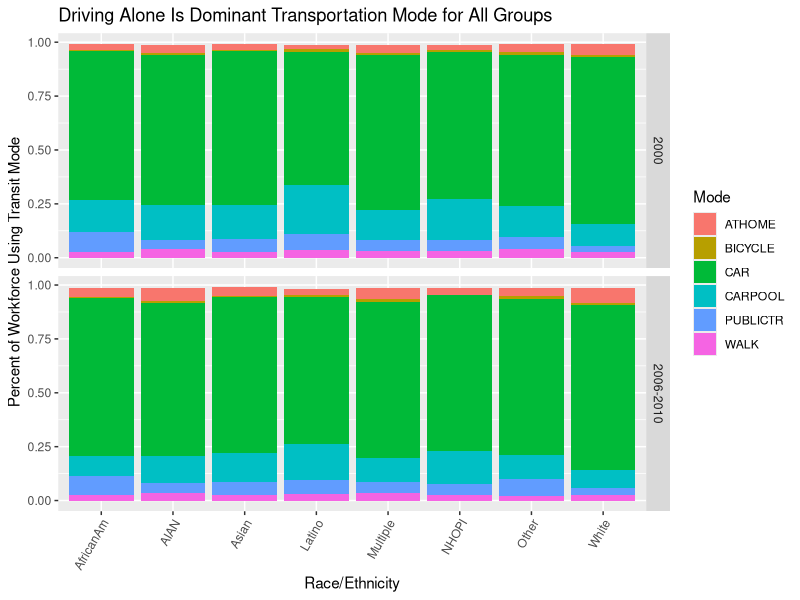
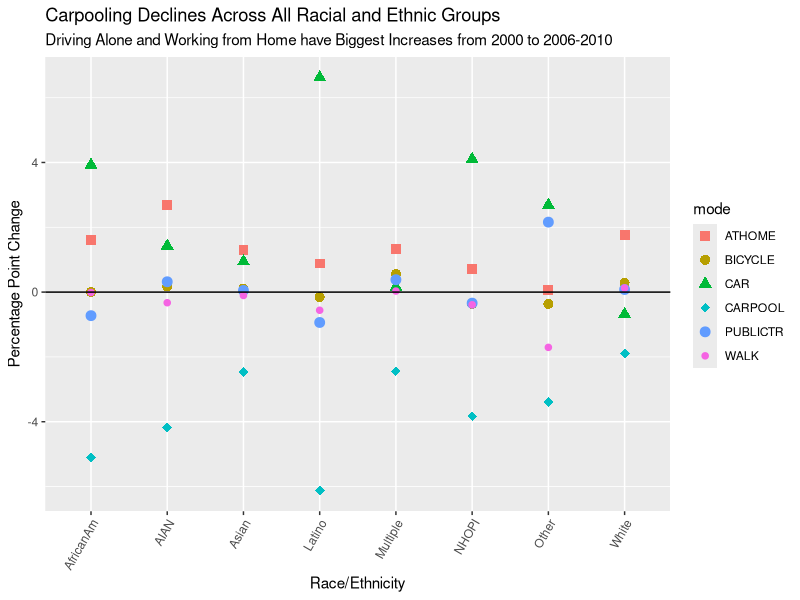
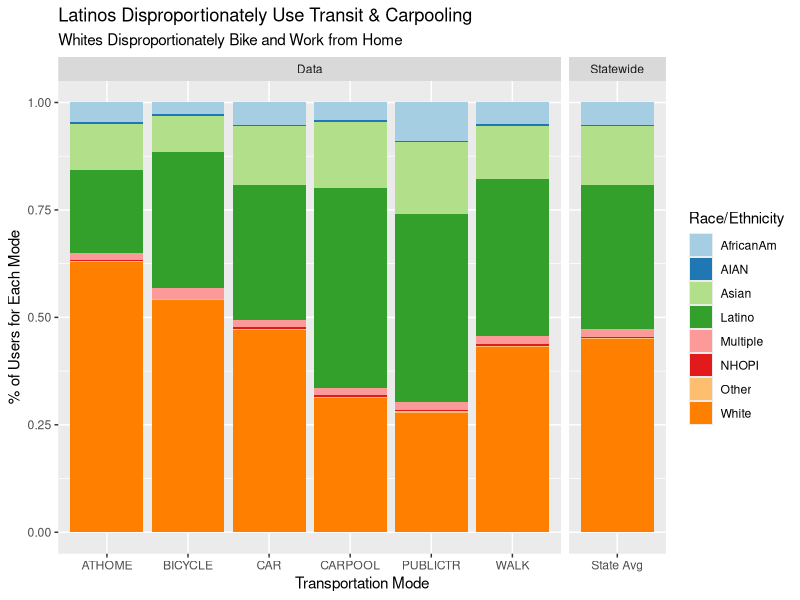
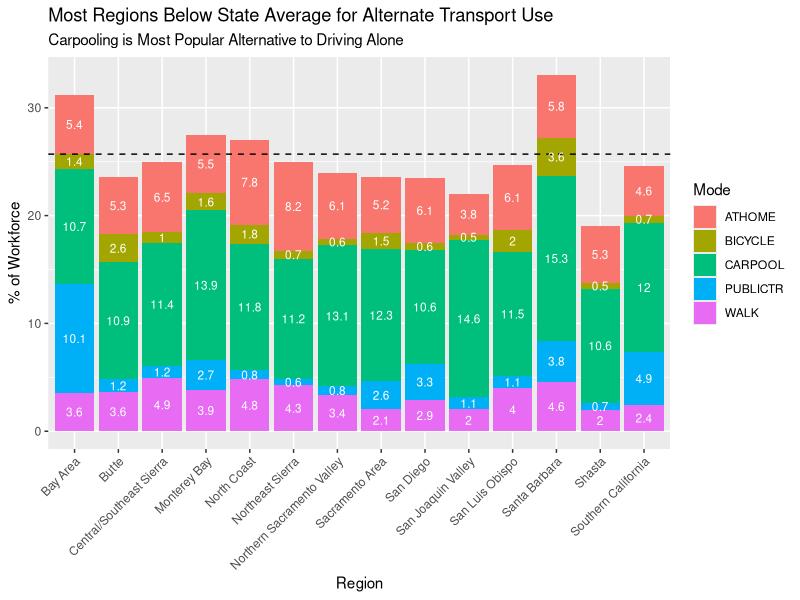

These figures' R source, in order:
## ---- chunk 1
knitr::opts_chunk$set(echo = TRUE)

options(width = 200)

# Clear workspace
rm(list=ls(all=TRUE))

# Libraries
library(tidyverse)
library(maps)             # for creating county maps of California
library(RColorBrewer)

#this is the data used for this analysis
CAtransit <- read.csv("CAtransit.csv", stringsAsFactors = TRUE)

# Capwords function from toupper() documentation to make strings look better
capwords <- function(s, strict = FALSE) {
  cap <- function(s) paste(toupper(substring(s, 1, 1)),
                           {s <- substring(s, 2); if(strict) tolower(s) else s},
                           sep = "", collapse = " " )
  sapply(strsplit(s, split = " "), cap, USE.NAMES = !is.null(names(s)))
}


## ---- chunk 2
# Do different races/ethnicities use transport modes differently across CA?
CAtransit %>% 
  group_by(race_eth_name, mode, reportyear) %>% 
  summarise(modepop = sum(pop_mode, na.rm=T), totpop = sum(pop_total, na.rm=T),
            perc = modepop/totpop) %>% 
  ggplot(aes(race_eth_name, perc, fill=mode))+
  geom_bar(stat="identity")+
  facet_grid(reportyear ~.)+
  theme(axis.text.x = element_text(angle = 60, hjust = 1))+
  labs(x="Race/Ethnicity",
       y="Percent of Workforce Using Transit Mode", 
       fill="Mode",
       title = "Driving Alone Is Dominant Transportation Mode for All Groups")
# whites appear to drive alone the most, while Latinos drive alone the least and carpool the most
# African Americans appear to use public transit at higher rates than others
## ---- chunk 3
# How much did mode usage change over time for each race/ethnicity?
CAtransit %>%  
  group_by(race_eth_name, mode, reportyear) %>% 
  summarise(modepop = sum(pop_mode, na.rm=T), totpop = sum(pop_total, na.rm=T),
            perc = modepop/totpop) %>% 
  select(-(4:5)) %>% 
  spread(reportyear, perc) %>% 
  mutate(percChange = (`2006-2010` - `2000`) / `2000` , 
         percPointChange = (`2006-2010` - `2000`)*100) %>% 
  ggplot(aes(race_eth_name, percPointChange, colour=mode, shape=mode))+
  geom_point(size=3)+
  scale_shape_manual(values = c(15,16,17,18,19,20))+
  geom_hline(yintercept = 0)+
  theme(axis.text.x = element_text(angle = 60, hjust = 1))+
  labs(x="Race/Ethnicity",
       y="Percentage Point Change", 
       fill="Mode",
    title = "Carpooling Declines Across All Racial and Ethnic Groups",
    subtitle = "Driving Alone and Working from Home have Biggest Increases from 2000 to 2006-2010")

## ---- chunk 4
# Construct a frequency table of race/ethnicity and transportation mode

race_transit <- CAtransit %>% filter(reportyear=="2006-2010") %>% 
  group_by(race_eth_name, mode) %>% 
  summarise(people = sum(pop_mode, na.rm=T)) 

# heat map of race/ethnicity and transport mode

race_transit_freq <- xtabs(people ~ race_eth_name + mode, race_transit)

# Graphing relative probabilities
transit_probs <- as.data.frame(prop.table(race_transit_freq, 2))
transit_probs$Source <- "Data"

# get statewide % of population for each group
statewide <- CAtransit %>% filter(reportyear=="2006-2010") %>% 
  group_by(race_eth_name) %>% 
  summarise(people = sum(pop_mode, na.rm=T)) %>% 
  mutate(mode = as.factor("State Avg"),
         Freq = people/sum(people),
         Source = as.factor("Statewide")) %>% 
  select(-2)

transit_probs_graph2 <-  bind_rows(transit_probs, statewide)
transit_probs_graph2$mode <- as.factor(transit_probs_graph2$mode)
transit_probs_graph2$Source <- as.factor(transit_probs_graph2$Source)


ggplot(transit_probs_graph2, aes(mode, Freq, fill = race_eth_name)) +
  geom_bar(stat="identity")+
  facet_grid(~ Source, scales = "free_x", space = "free_x")+
  labs(x="Transportation Mode",
       y="% of Users for Each Mode",
       fill="Race/Ethnicity",
       title = "Latinos Disproportionately Use Transit & Carpooling",
       subtitle = "Whites Disproportionately Bike and Work from Home")+
  scale_fill_brewer(palette = "Paired")

## ---- chunk 5
# what is the breakdown (by mode) of alternate transport use by region?
  # just using 2006-2010 data for this one

CAtransit %>% filter(reportyear == "2006-2010" & mode != "CAR") %>% 
  group_by(region_name, mode) %>% 
  summarise(modepop = sum(pop_mode, na.rm=T), totpop = sum(pop_total, na.rm=T),
            perc = modepop/totpop*100) %>% 
  ggplot(aes(region_name, perc, fill=mode, label=round(perc,1)))+
  geom_bar(stat="identity")+
  theme(axis.text.x = element_text(angle = 45, hjust = 1))+
  geom_hline(yintercept=25.7, linetype="dashed")+
  labs(x="Region", 
       y="% of Workforce",
       fill="Mode",
       title="Most Regions Below State Average for Alternate Transport Use",
       subtitle = "Carpooling is Most Popular Alternative to Driving Alone")+
  geom_text(size=3, position = position_stack(vjust=0.5), color="white")
